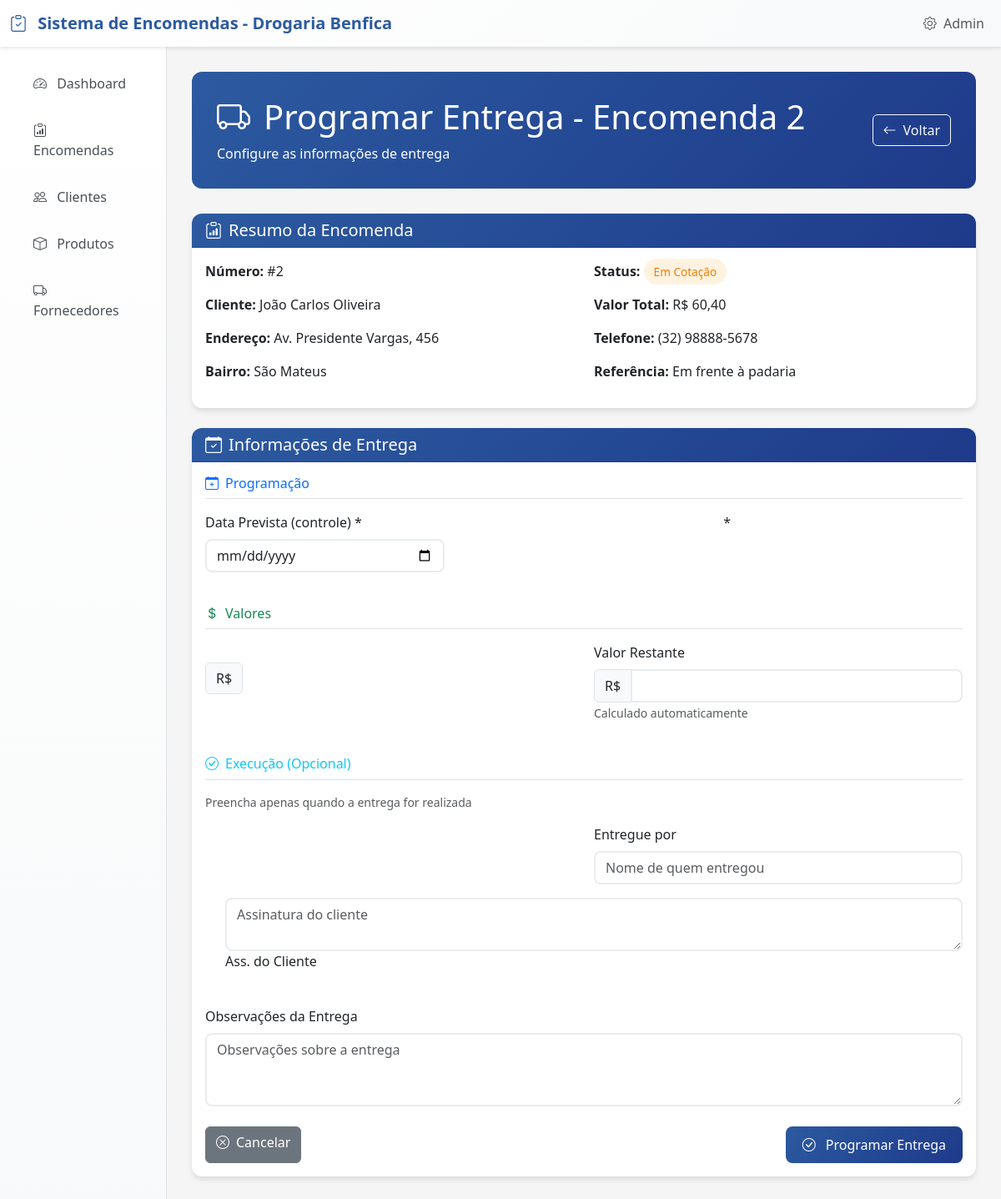
The page /encomendas/2/entrega/nova/ on the database its author committed.
### encomendas/models.py (models this page shows, shortened)
class Encomenda(models.Model):
    STATUS_CHOICES = [
        ('criada', 'Criada'),
        ('cotacao', 'Em Cotação'),
        ('aprovada', 'Aprovada'),
        ('em_andamento', 'Em Andamento'),
        ('pronta', 'Pronta para Entrega'),
        ('entregue', 'Entregue'),
        ('cancelada', 'Cancelada'),
    ]
    numero_encomenda = models.AutoField(primary_key=True, verbose_name="Número da Encomenda")
    cliente = models.ForeignKey(Cliente, on_delete=models.CASCADE, verbose_name="Cliente")
    data_criacao = models.DateTimeField(auto_now_add=True, verbose_name="Data de Criação (sistema)")
    data_encomenda = models.DateField(verbose_name="Data", help_text="Data da encomenda (campo do cabeçalho)", default=timezone.now)
    responsavel_criacao = models.CharField(max_length=100, verbose_name="Responsável",
                                         help_text="Responsável pela criação da encomenda")
    status = models.CharField(max_length=20, choices=STATUS_CHOICES, default='criada', verbose_name="Status")
    observacoes = models.TextField(blank=True, verbose_name="Observação",
                                 help_text="Campo 'Observação' do formulário físico")
    valor_total = models.DecimalField(
        max_digits=10,
        decimal_places=2,
        default=Decimal('0.00'),
        verbose_name="Valor do Produto",
        help_text="Valor total dos produtos da encomenda"
    )
    updated_at = models.DateTimeField(auto_now=True)
    class Meta:
        verbose_name = "Encomenda"
        verbose_name_plural = "Encomendas"
        ordering = ['-numero_encomenda']

class Cliente(models.Model):
    nome = models.CharField(max_length=200, verbose_name="Nome do Cliente")
    codigo = models.CharField(max_length=50, unique=True, verbose_name="Código")
    endereco = models.TextField(verbose_name="Endereço")
    bairro = models.CharField(max_length=100, verbose_name="Bairro")
    referencia = models.CharField(max_length=200, blank=True, verbose_name="Referência")
    telefone = models.CharField(max_length=20, blank=True, verbose_name="Telefone")
    created_at = models.DateTimeField(auto_now_add=True)
    updated_at = models.DateTimeField(auto_now=True)
    class Meta:
        verbose_name = "Cliente"
        verbose_name_plural = "Clientes"
        ordering = ['nome']

### encomendas/views.py (the view)
# urls.py: path('encomendas/<int:encomenda_pk>/entrega/nova/', views.entrega_create, name='entrega_create'),
def entrega_create(request, encomenda_pk):
    encomenda = get_object_or_404(Encomenda, pk=encomenda_pk)
    try:
        entrega = encomenda.entrega
        return redirect('entrega_edit', pk=entrega.pk)
    except Entrega.DoesNotExist:
        pass
    if request.method == 'POST':
        form = EntregaForm(request.POST)
        if form.is_valid():
            entrega = form.save(commit=False)
            entrega.encomenda = encomenda
            entrega.save()
            messages.success(request, 'Informações de entrega criadas com sucesso!')
            return redirect('encomenda_detail', pk=encomenda.pk)
    else:
        form = EntregaForm()
    context = {
        'form': form,
        'encomenda': encomenda,
        'title': f'Programar Entrega - Encomenda {encomenda.numero_encomenda}',
    }
    return render(request, 'encomendas/entrega_form.html', context)

### encomendas/templates/encomendas/entrega_form.html (shortened to what this page needs)
{% extends 'encomendas/base.html' %}
{% block content %}
<div class="page-header">
    <div class="d-flex justify-content-between align-items-center">
        <div>
            <h1><i class="bi bi-truck me-3"></i>{{ title }}</h1>
            <p class="mb-0">Configure as informações de entrega</p>
        </div>
        <a href="{% url 'encomenda_detail' encomenda.numero_encomenda %}" class="btn btn-outline-light">
            <i class="bi bi-arrow-left me-2"></i>Voltar
        </a>
    </div>
</div>
<div class="card mb-4">
    <div class="card-header">
        <h5 class="mb-0"><i class="bi bi-clipboard-data me-2"></i>Resumo da Encomenda</h5>
    </div>
    <div class="card-body">
        <div class="row">
            <div class="col-md-6">
                <p><strong>Número:</strong> #{{ encomenda.numero_encomenda }}</p>
                <p><strong>Cliente:</strong> {{ encomenda.cliente.nome }}</p>
                <p><strong>Endereço:</strong> {{ encomenda.cliente.endereco }}</p>
                <p><strong>Bairro:</strong> {{ encomenda.cliente.bairro }}</p>
            </div>
            <div class="col-md-6">
                <p><strong>Status:</strong>
                    <span class="status-badge status-{{ encomenda.status }}">
                        {{ encomenda.get_status_display }}
                    </span>
                </p>
                <p><strong>Valor Total:</strong> R$ {{ encomenda.valor_total|floatformat:2 }}</p>
                <p><strong>Telefone:</strong> {{ encomenda.cliente.telefone|default:"Não informado" }}</p>
                {% if encomenda.cliente.referencia %}
                <p><strong>Referência:</strong> {{ encomenda.cliente.referencia }}</p>
                {% endif %}
            </div>
        </div>
    </div>
</div>
<div class="card">
    <div class="card-header">
        <h5 class="mb-0"><i class="bi bi-calendar-check me-2"></i>Informações de Entrega</h5>
    </div>
    <div class="card-body">
        <form method="post">
            <div class="row mb-4">
                <div class="col-12">
                    <h6 class="text-primary border-bottom pb-2 mb-3">
                        <i class="bi bi-calendar-plus me-2"></i>Programação
                    </h6>
                </div>
                <div class="col-md-4 mb-3">
                    <label for="{{ form.data_prevista.id_for_label }}" class="form-label">{{ form.data_prevista.label }} *</label>
                    {{ form.data_prevista }}
                </div>
                <div class="col-md-4 mb-3">
                </div>
                <div class="col-md-4 mb-3">
                    <label for="{{ form.responsavel.id_for_label }}" class="form-label">{{ form.responsavel.label }} *</label>
                </div>
            </div>
            <div class="row mb-4">
                <div class="col-12">
                    <h6 class="text-success border-bottom pb-2 mb-3">
                        <i class="bi bi-currency-dollar me-2"></i>Valores
                    </h6>
                </div>
                <div class="col-md-6 mb-3">
                    <div class="input-group">
                        <span class="input-group-text">R$</span>
                    </div>
                </div>
                <div class="col-md-6 mb-3">
                    <label class="form-label">Valor Restante</label>
                    <div class="input-group">
                        <span class="input-group-text">R$</span>
                        <input type="text" class="form-control calculated-field" id="valorRestante" readonly>
                    </div>
                    <small class="text-muted">Calculado automaticamente</small>
                </div>
            </div>
            <div class="row mb-4">
                <div class="col-12">
                    <h6 class="text-info border-bottom pb-2 mb-3">
                        <i class="bi bi-check-circle me-2"></i>Execução (Opcional)
                    </h6>
                    <p class="text-muted small">Preencha apenas quando a entrega for realizada</p>
                </div>
                <div class="col-md-6 mb-3">
                </div>
                <div class="col-md-6 mb-3">
                    <label for="{{ form.entregue_por.id_for_label }}" class="form-label">{{ form.entregue_por.label }}</label>
                    {{ form.entregue_por }}
                </div>
                <div class="col-md-12 mb-3">
                    <div class="form-check">
                        {{ form.assinatura_cliente }}
                        <label class="form-check-label" for="{{ form.assinatura_cliente.id_for_label }}">
                            {{ form.assinatura_cliente.label }}
                        </label>
                    </div>
                </div>
            </div>
            <div class="row mb-4">
                <div class="col-12">
                    <label for="{{ form.observacoes_entrega.id_for_label }}" class="form-label">{{ form.observacoes_entrega.label }}</label>
                    {{ form.observacoes_entrega }}
                </div>
            </div>
            <div class="d-flex justify-content-between">
                <a href="{% url 'encomenda_detail' encomenda.numero_encomenda %}" class="btn btn-secondary">
                    <i class="bi bi-x-circle me-2"></i>Cancelar
                </a>
                <button type="submit" class="btn btn-primary">
                    <i class="bi bi-check-circle me-2"></i>
                    {% if entrega %}Atualizar{% else %}Programar{% endif %} Entrega
                </button>
            </div>
        </form>
    </div>
</div>
{% endblock %}

### encomendas/templates/encomendas/base.html (style rules this page uses)
:root { --primary-color: #2c5aa0; --secondary-color: #f8f9fa; --accent-color: #28a745; --danger-color: #dc3545; --warning-color: #ffc107; }
body { background-color: #f5f5f5; font-family: 'Segoe UI', Tahoma, Geneva, Verdana, sans-serif; }
.card { border: none; border-radius: 12px; box-shadow: 0 4px 6px rgba(0, 0, 0, 0.1); transition: transform 0.2s ease, box-shadow 0.2s ease; }
.card-header { background: linear-gradient(135deg, var(--primary-color) 0%, #1e3a8a 100%); color: white; border-radius: 12px 12px 0 0 !important; font-weight: 600; }
.btn-primary { background: linear-gradient(135deg, var(--primary-color) 0%, #1e3a8a 100%); border: none; border-radius: 8px; padding: 10px 20px; font-weight: 500; transition: all 0.3s ease; }
.form-control { border-radius: 8px; border: 2px solid #e9ecef; transition: border-color 0.3s ease, box-shadow 0.3s ease; }
.status-badge { padding: 6px 12px; border-radius: 20px; font-size: 0.85em; font-weight: 500; }
.status-cotacao { background-color: #fff3e0; color: #f57c00; }
.page-header { background: linear-gradient(135deg, var(--primary-color) 0%, #1e3a8a 100%); color: white; padding: 30px; border-radius: 12px; margin-bottom: 30px; }

### rows shown on the page
Encomenda: numero_encomenda "2", cliente.nome "João Carlos Oliveira", cliente.endereco "Av. Presidente Vargas, 456", cliente.bairro "São Mateus", status "Em Cotação", valor_total "60,40", cliente.telefone "(32) 98888-5678", cliente.referencia "Em frente à padaria"

### other values the page prints
{{ title }} "Programar Entrega - Encomenda 2"
